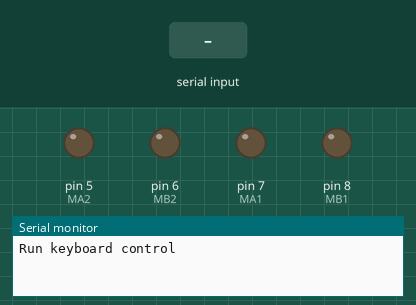
A sketch run on a simulated Arduino Uno, built with avr-gcc and run on an emulated ATmega328P. On the bench: output pins drawn as LEDs (lit = HIGH), the last lines printed to the serial monitor. The test bench sets the inputs (shaded band).

Above: at 1.2 s.
1.3 s: "8" received over Serial
At 2.3 s:
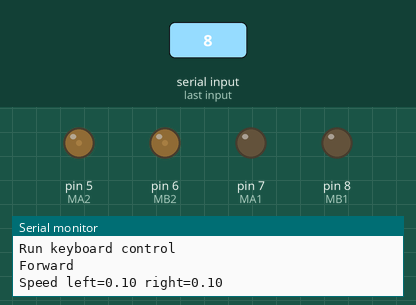
2.8 s: "4" received over Serial
At 3.4 s:
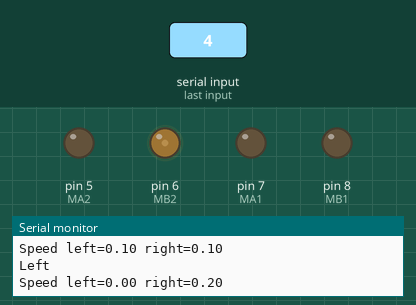
4.3 s: "2" received over Serial
At 5.5 s:
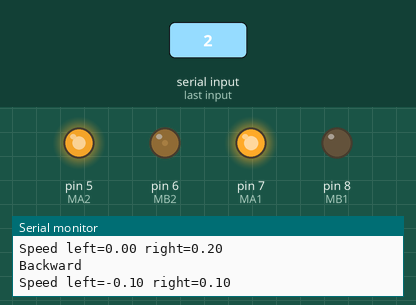
5.8 s: "3" received over Serial
At 6.9 s:
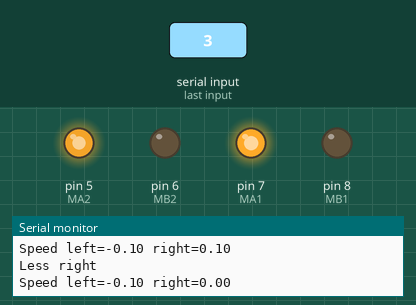
7.3 s: "6" received over Serial
At 8.0 s:
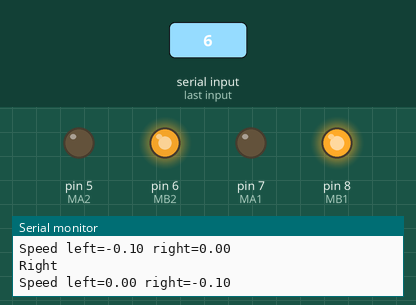
8.8 s: "7" received over Serial
At 9.2 s:
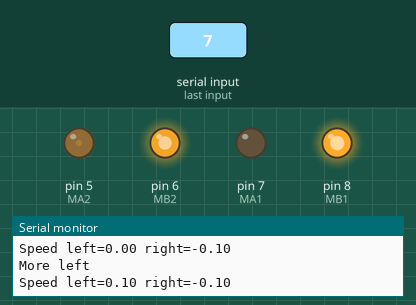
Timing chart, 0 to 11.3 s (numbered marks = the images above; inputs shaded):
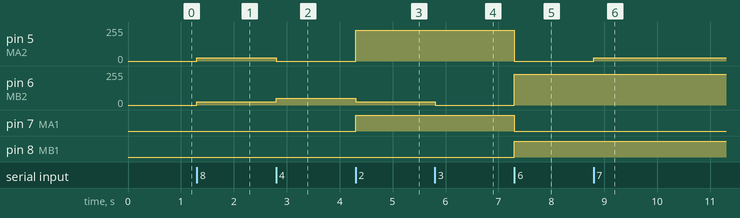

The sketch:

ArracheGazon.ino
```cpp
//Standard PWM DC control
int MA1 = 7;     //M1  Control
int MA2 = 5;     //M1  Control
int MB1 = 8;    //M2  Control
int MB2 = 6;    //M2  Control

float speedRight=0.0;
float speedLeft=0.0;

float speedStep = 0.1;

void increaseLeft()
{
  speedLeft += speedStep;
  if(speedLeft > 1.0) speedLeft = 1.0;
}

void increaseRight()
{
  speedRight += speedStep;
  if(speedRight > 1.0) speedRight = 1.0;
}

void decreaseLeft()
{
  speedLeft -= speedStep;
  if(speedLeft < -1.0) speedLeft = -1.0;
}

void decreaseRight()
{
  speedRight -= speedStep;
  if(speedRight < -1.0) speedRight = -1.0;
}

void stopAll ()             //STOP
{
 speedRight=0.0;
 speedLeft=0.0;
}


void setMotors()
{

  // LEFT
  if(speedLeft >= 0)
  {
    digitalWrite(MA1,LOW);
    analogWrite(MA2,speedLeft*255);
  }
  else
    {
    digitalWrite(MA1,HIGH);
    analogWrite(MA2,speedLeft*255);
  }

  // RIGHT
  if(speedRight >= 0)
  {
    digitalWrite(MB1,LOW);
    analogWrite(MB2,speedRight*255);
  }
  else
    {
    digitalWrite(MB1,HIGH);
    analogWrite(MB2,speedRight*255);
  }
}

void setup(void)
{
  pinMode(MA1, OUTPUT);
  pinMode(MA2, OUTPUT);
  pinMode(MB1, OUTPUT);
  pinMode(MB2, OUTPUT);
  Serial.begin(9600);      //Set Baud Rate
  Serial.println("Run keyboard control");
}

void loop(void)
{
  if(Serial.available()){
    char val = Serial.read();
    if(val != -1)
    {
      switch(val)
      {

      case '8':
        increaseLeft();
        increaseRight();
        Serial.println("Forward");
        break;
      case '2':
        decreaseLeft();
        decreaseRight();
        Serial.println("Backward");
        break;
      case '4':
        decreaseLeft();
        increaseRight();
        Serial.println("Left");
        break;
      case '6':
        increaseLeft();
        decreaseRight();
        Serial.println("Right");
        break;


      case '7':
        increaseLeft();
        Serial.println("More left");
        break;
      case '1':
        decreaseLeft();
        Serial.println("Less left");
        break;


      case '9':
        increaseRight();
        Serial.println("More right");
        break;
      case '3':
        decreaseRight();
        Serial.println("Less right");
        break;

      case '5':
        stopAll ();
        Serial.println("StopAll");
        break;
      }
    }
    else {
      stopAll ();
      Serial.println("Stoped because error -----------------");
    }

    Serial.print("Speed left=");
    Serial.print(speedLeft);
    Serial.print(" right=");
    Serial.println(speedRight);
    setMotors();
  }
}
```

Measured:
- after the input at 1.3 s, pin 5 (MA2), pin 6 (MB2): 0/255 → 25/255 at once
- after the input at 2.8 s, pin 5 (MA2): 25/255 → 0/255 at once; pin 6 (MB2): 25/255 → 51/255 at once
- after the input at 4.3 s, pin 5 (MA2): 0/255 → 231/255 at once; pin 6 (MB2): 51/255 → 25/255 at once; pin 7 (MA1): LOW → HIGH at once
- after the input at 5.8 s, pin 6 (MB2): 25/255 → 0/255 at once
- after the input at 7.3 s, pin 5 (MA2): 231/255 → 0/255 at once; pin 6 (MB2): 0/255 → 231/255 at once; pin 7 (MA1): HIGH → LOW at once; pin 8 (MB1): LOW → HIGH at once
- after the input at 8.8 s, pin 5 (MA2): 0/255 → 25/255 at once
